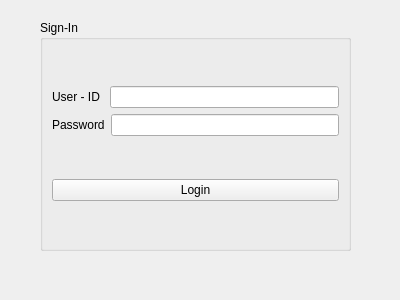
<?xml version="1.0" encoding="UTF-8"?>
<ui version="4.0">
 <class>Auth</class>
 <widget class="QWidget" name="Auth">
  <property name="geometry">
   <rect>
    <x>0</x>
    <y>0</y>
    <width>400</width>
    <height>300</height>
   </rect>
  </property>
  <property name="windowTitle">
   <string>Form</string>
  </property>
  <widget class="QGroupBox" name="groupBox">
   <property name="geometry">
    <rect>
     <x>40</x>
     <y>20</y>
     <width>311</width>
     <height>231</height>
    </rect>
   </property>
   <property name="title">
    <string>Sign-In</string>
   </property>
   <layout class="QVBoxLayout" name="verticalLayout_2">
    <item>
     <layout class="QVBoxLayout" name="verticalLayout">
      <item>
       <layout class="QHBoxLayout" name="horizontalLayout_2">
        <item>
         <widget class="QLabel" name="label">
          <property name="text">
           <string>User - ID </string>
          </property>
         </widget>
        </item>
        <item>
         <widget class="QLineEdit" name="lineEdit_Userid"/>
        </item>
       </layout>
      </item>
      <item>
       <layout class="QHBoxLayout" name="horizontalLayout">
        <item>
         <widget class="QLabel" name="label_2">
          <property name="text">
           <string>Password</string>
          </property>
         </widget>
        </item>
        <item>
         <widget class="QLineEdit" name="lineEdit_Pass"/>
        </item>
       </layout>
      </item>
     </layout>
    </item>
    <item>
     <widget class="QPushButton" name="AuthLoginButton">
      <property name="text">
       <string>Login</string>
      </property>
     </widget>
    </item>
   </layout>
  </widget>
 </widget>
 <resources/>
 <connections/>
</ui>
